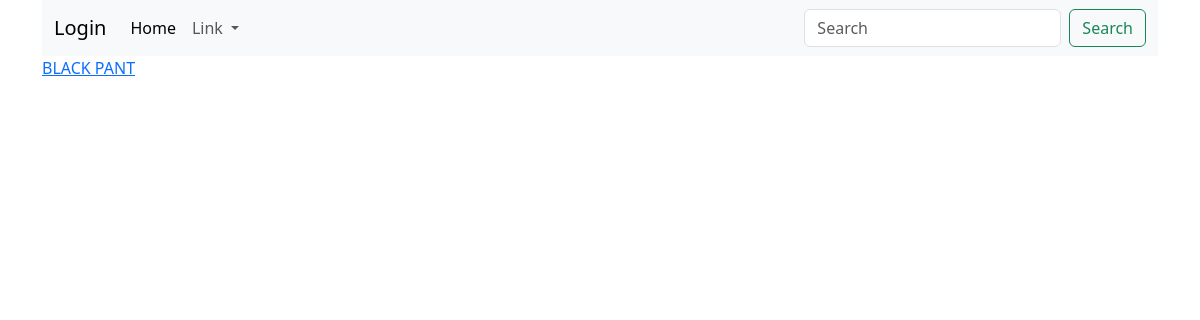
The page /product/2/ on the database as committed earlier.
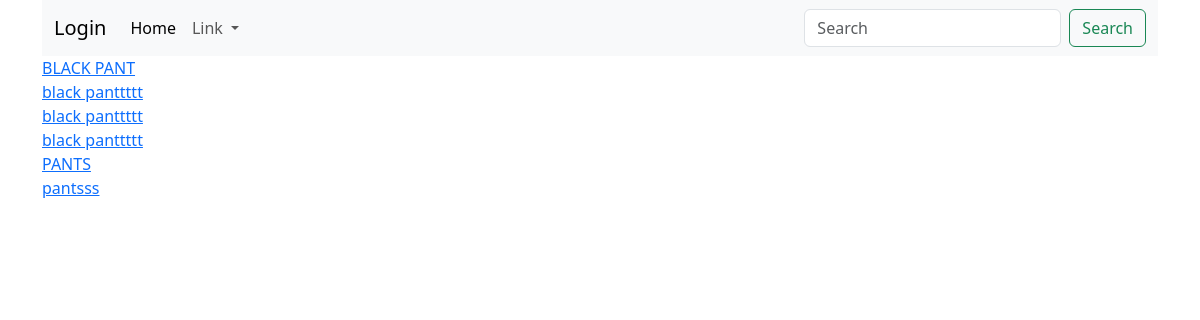
The same page on the database as committed later.
### productdetails/models.py (models this page shows)
class Product(models.Model):
    name=models.CharField(max_length=100)
    description=models.TextField(blank=True,null=True)
    price=models.IntegerField()
    image=models.ImageField(upload_to="product_image",blank=True,null=True)
    available=models.IntegerField()
    category=models.ForeignKey(Category,on_delete=models.CASCADE)
    status=models.CharField(max_length=100,choices=Status.choices,default=Status.IN_STOCK)
    def __str__(self):
        return str(self.name)

### productdetails/views.py (the view)
# urls.py: path("product/<int:pk>/",product,name="products"),
def product(request,pk):
    products=Product.objects.filter(category__id=pk,status="in_stock",available__gte=1)
    context={
        "products":products
    }
    return render(request,"product.html",context)

### productdetails/templates/product.html
{% extends 'base.html' %}
{% block content %}
{% for product in products %}
    <a href="{% url 'product:product_detail' product.id %}"> {{product}} </a>
    <br>
{% endfor %}
{% endblock content %}

Rows that differ between the two databases and show on the page:
added Product: name "black panttttt"
added Product: name "black panttttt"
added Product: name "black panttttt"
added Product: name "PANTS"
added Product: name "pantsss"
